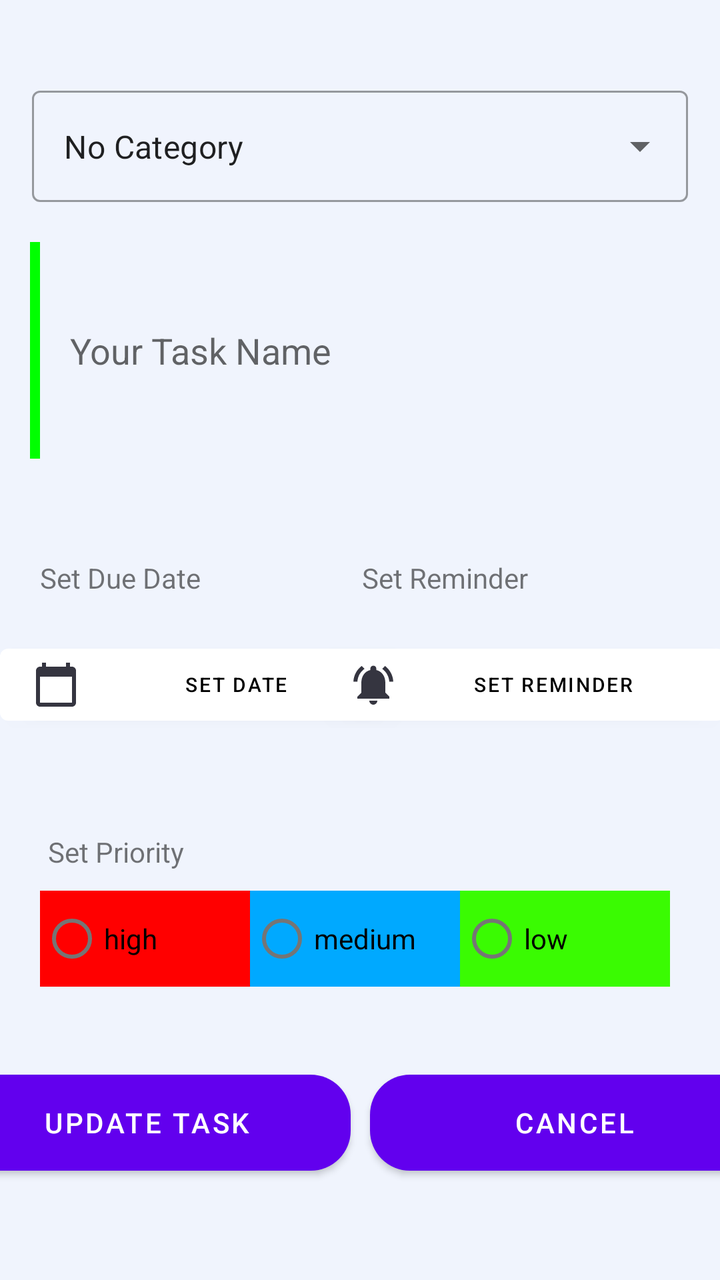
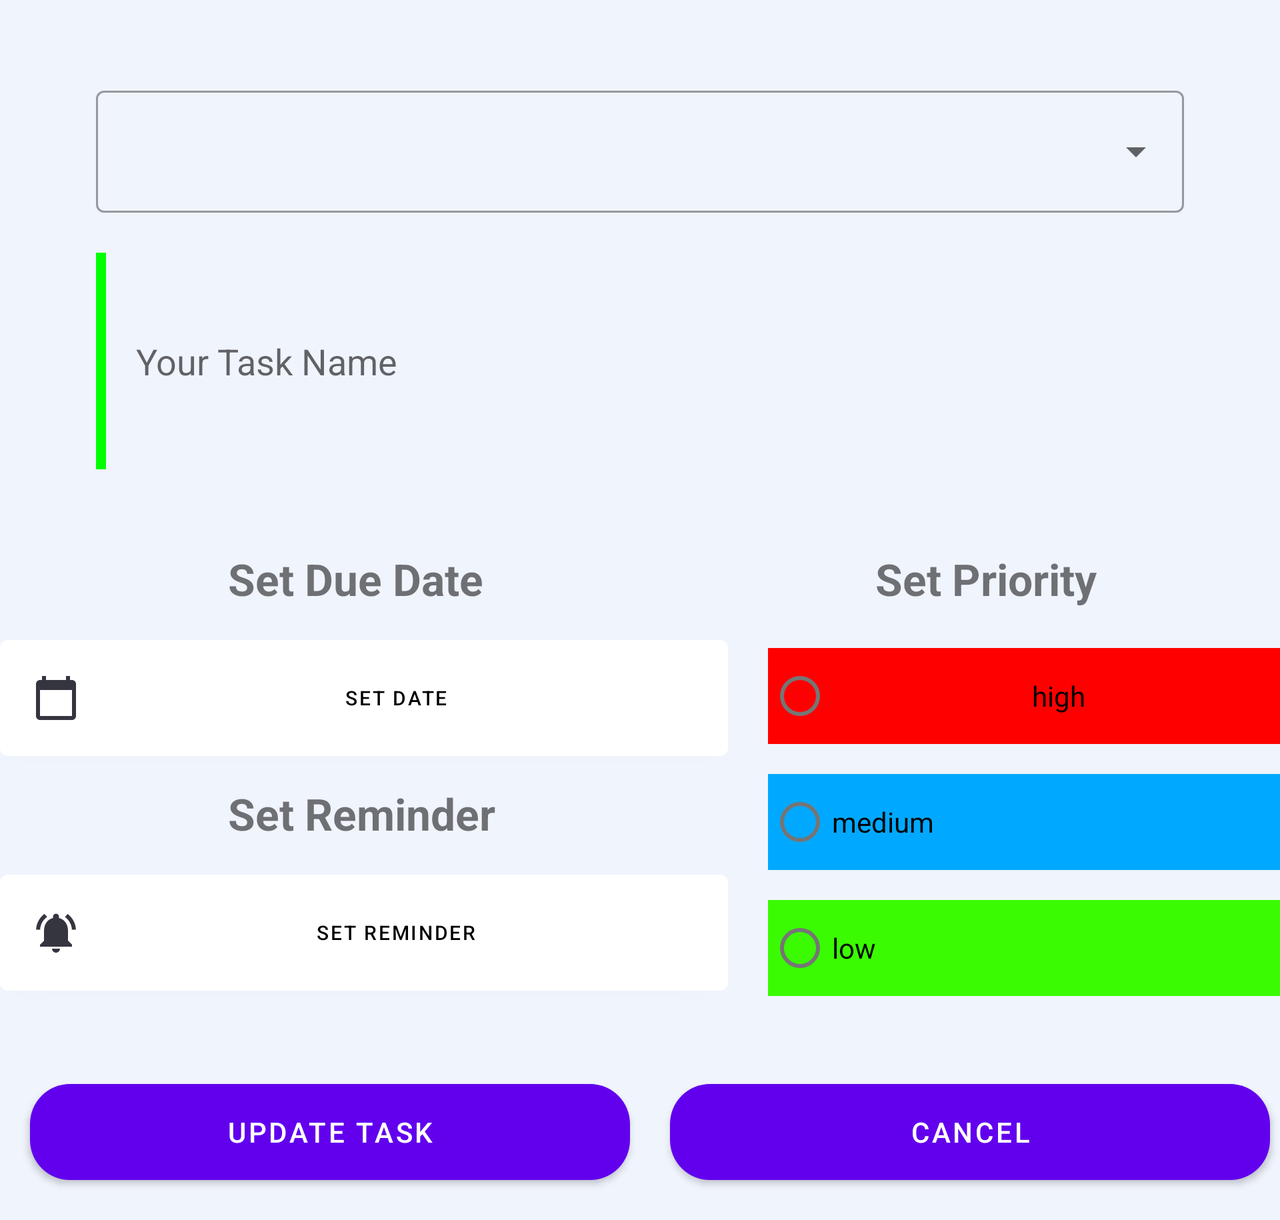

First picture: res/layout/ on a phone held upright. Second picture: the repository's own variant of that layout, on a device whose configuration matches the variant's folder. Source for both follows.
<!-- AndroidManifest.xml: application theme Theme.TodoApp -->
<!-- res/layout/activity_edit_task.xml -->
<?xml version="1.0" encoding="utf-8"?>
<androidx.constraintlayout.widget.ConstraintLayout xmlns:android="http://schemas.android.com/apk/res/android"
    xmlns:app="http://schemas.android.com/apk/res-auto"
    xmlns:tools="http://schemas.android.com/tools"
    android:layout_width="match_parent"
    android:layout_height="match_parent"
    android:background="#F0F4FD"
    tools:context=".EditTaskActivity">

    <com.google.android.material.textfield.TextInputLayout
        android:id="@+id/category_dropdown"
        style="@style/Widget.MaterialComponents.TextInputLayout.OutlinedBox.ExposedDropdownMenu"
        android:layout_width="match_parent"
        android:layout_height="wrap_content"
        android:layout_marginStart="16dp"
        android:layout_marginTop="40dp"
        android:layout_marginEnd="16dp"
        app:layout_constraintEnd_toEndOf="parent"
        app:layout_constraintStart_toStartOf="parent"
        app:layout_constraintTop_toTopOf="parent">

        <AutoCompleteTextView
            android:id="@+id/category_items"
            android:layout_width="match_parent"
            android:layout_height="wrap_content"
            android:layout_weight="1"
            android:inputType="none"
            android:text="No Category" />

    </com.google.android.material.textfield.TextInputLayout>

    <com.google.android.material.textfield.TextInputEditText
        android:id="@+id/task_title"
        android:layout_width="0dp"
        android:layout_height="wrap_content"
        android:layout_marginStart="15dp"
        android:layout_marginTop="20dp"
        android:layout_marginEnd="15dp"
        android:background="@null"
        android:hint="Your Task Name"
        android:lines="5"
        android:maxLines="5"
        android:paddingStart="20dp"
        app:layout_constraintEnd_toEndOf="parent"
        app:layout_constraintHorizontal_bias="1.0"
        app:layout_constraintStart_toStartOf="parent"
        app:layout_constraintTop_toBottomOf="@+id/category_dropdown" />

    <View
        android:id="@+id/View04"
        android:layout_width="5dp"
        android:layout_height="0dp"
        android:background="#0f0"
        app:layout_constraintBottom_toBottomOf="@+id/task_title"
        app:layout_constraintStart_toStartOf="@+id/task_title"
        app:layout_constraintTop_toTopOf="@+id/task_title" />

    <TextView
        android:id="@+id/textView2"
        android:layout_width="wrap_content"
        android:layout_height="wrap_content"
        android:layout_marginStart="20dp"
        android:layout_marginTop="50dp"
        android:text="Set Due Date"
        app:layout_constraintStart_toStartOf="parent"
        app:layout_constraintTop_toBottomOf="@+id/task_title" />

    <TextView
        android:id="@+id/textView3"
        android:layout_width="wrap_content"
        android:layout_height="wrap_content"
        android:layout_marginEnd="96dp"
        android:text="Set Reminder"
        app:layout_constraintBaseline_toBaselineOf="@+id/textView2"
        app:layout_constraintEnd_toEndOf="parent" />

    <Button
        android:id="@+id/update_date_picker"
        android:layout_width="204dp"
        android:layout_height="wrap_content"
        android:layout_marginTop="20dp"
        android:drawableLeft="@drawable/calendar"
        android:text="set date"
        android:textColor="@color/black"
        android:textSize="10sp"
        app:backgroundTint="#FFFFFF"
        app:layout_constraintEnd_toEndOf="@+id/textView2"
        app:layout_constraintEnd_toStartOf="@+id/task_reminder"
        app:layout_constraintHorizontal_bias="0.0"
        app:layout_constraintStart_toStartOf="parent"
        app:layout_constraintTop_toBottomOf="@+id/textView2" />

    <Button
        android:id="@+id/task_reminder"
        android:layout_width="204dp"
        android:layout_height="wrap_content"
        android:layout_marginEnd="20dp"
        android:drawableLeft="@drawable/reminder"
        android:text="set reminder"
        android:textColor="@color/black"
        android:textSize="10sp"
        app:backgroundTint="#FFFFFF"
        app:layout_constraintBaseline_toBaselineOf="@+id/update_date_picker"
        app:layout_constraintEnd_toEndOf="parent"
        app:layout_constraintHorizontal_bias="0.5"
        app:layout_constraintStart_toEndOf="@+id/update_date_picker"
        app:layout_constraintStart_toStartOf="@+id/textView3" />

    <TextView
        android:id="@+id/priority"
        android:layout_width="wrap_content"
        android:layout_height="wrap_content"
        android:layout_marginStart="24dp"
        android:layout_marginTop="50dp"
        android:text="Set Priority"
        app:layout_constraintStart_toStartOf="parent"
        app:layout_constraintTop_toBottomOf="@+id/update_date_picker" />

    <RadioGroup
        android:id="@+id/update_priority"
        android:layout_width="wrap_content"
        android:layout_height="wrap_content"
        android:layout_marginStart="20dp"
        android:layout_marginTop="10dp"
        android:orientation="horizontal"
        app:layout_constraintStart_toStartOf="parent"
        app:layout_constraintTop_toBottomOf="@+id/priority">

        <RadioButton
            android:id="@+id/high_priority"
            android:layout_width="105dp"
            android:layout_height="wrap_content"
            android:background="#FF0000"
            android:layout_weight="1"
            android:text="high" />

            <RadioButton
                android:id="@+id/medium_priority"
                android:layout_width="105dp"
                android:layout_height="wrap_content"
                android:layout_weight="1"
                android:background="#00A9FF"
                android:text="medium" />

            <RadioButton
                android:id="@+id/low_priority"
                android:layout_width="105dp"
                android:layout_height="wrap_content"
                android:layout_weight="1"
                android:background="#3AFB02"
                android:text="low" />
    </RadioGroup>

    <Button
        android:id="@+id/update_btn"
        android:layout_width="204dp"
        android:layout_height="wrap_content"
        android:layout_marginStart="10dp"
        android:layout_marginTop="44dp"
        android:background="@drawable/button_background"
        android:text="Update task"
        app:layout_constraintEnd_toStartOf="@+id/button"
        app:layout_constraintHorizontal_bias="0.5"
        app:layout_constraintStart_toStartOf="parent"
        app:layout_constraintTop_toBottomOf="@+id/update_priority" />

    <Button
        android:id="@+id/button"
        android:layout_width="204dp"
        android:layout_height="wrap_content"
        android:layout_marginStart="10dp"
        android:layout_marginEnd="10dp"
        android:background="@drawable/button_background"
        android:text="Cancel"
        app:layout_constraintBaseline_toBaselineOf="@+id/update_btn"
        app:layout_constraintEnd_toEndOf="parent"
        app:layout_constraintHorizontal_bias="0.5"
        app:layout_constraintStart_toEndOf="@+id/update_btn" />
    .
</androidx.constraintlayout.widget.ConstraintLayout>
<!-- resources referenced by this layout -->
<resources>
  <color name="black">#FF000000</color>
  <!-- drawable button_background (drawable) -->
  <?xml version="1.0" encoding="utf-8"?>
  <shape xmlns:android="http://schemas.android.com/apk/res/android" android:shape="rectangle" android:tint="#A8EB12">
      <solid android:color="@color/buttonbg"/>
      <corners android:radius="20dp" />
  </shape>
  <!-- drawable calendar (drawable) -->
  <vector android:height="24dp" android:tint="#353540"
      android:viewportHeight="24" android:viewportWidth="24"
      android:width="24dp" xmlns:android="http://schemas.android.com/apk/res/android">
      <path android:fillColor="@android:color/white" android:pathData="M20,3h-1L19,1h-2v2L7,3L7,1L5,1v2L4,3c-1.1,0 -2,0.9 -2,2v16c0,1.1 0.9,2 2,2h16c1.1,0 2,-0.9 2,-2L22,5c0,-1.1 -0.9,-2 -2,-2zM20,21L4,21L4,8h16v13z"/>
  </vector>
  <!-- drawable reminder (drawable) -->
  <vector android:height="24dp" android:tint="#353540"
      android:viewportHeight="24" android:viewportWidth="24"
      android:width="24dp" xmlns:android="http://schemas.android.com/apk/res/android">
      <path android:fillColor="@android:color/white" android:pathData="M7.58,4.08L6.15,2.65C3.75,4.48 2.17,7.3 2.03,10.5h2c0.15,-2.65 1.51,-4.97 3.55,-6.42zM19.97,10.5h2c-0.15,-3.2 -1.73,-6.02 -4.12,-7.85l-1.42,1.43c2.02,1.45 3.39,3.77 3.54,6.42zM18,11c0,-3.07 -1.64,-5.64 -4.5,-6.32L13.5,4c0,-0.83 -0.67,-1.5 -1.5,-1.5s-1.5,0.67 -1.5,1.5v0.68C7.63,5.36 6,7.92 6,11v5l-2,2v1h16v-1l-2,-2v-5zM12,22c0.14,0 0.27,-0.01 0.4,-0.04 0.65,-0.14 1.18,-0.58 1.44,-1.18 0.1,-0.24 0.15,-0.5 0.15,-0.78h-4c0.01,1.1 0.9,2 2.01,2z"/>
  </vector>
  <style name="Theme.TodoApp" parent="Theme.MaterialComponents.Light.DarkActionBar">
          
          <item name="colorPrimary">@color/purple_500</item>
          <item name="colorPrimaryVariant">@color/purple_700</item>
          <item name="colorOnPrimary">@color/white</item>
          
          <item name="colorSecondary">@color/teal_200</item>
          <item name="colorSecondaryVariant">@color/teal_700</item>
          <item name="colorOnSecondary">@color/black</item>
          
          <item name="android:statusBarColor" tools:targetApi="l">?attr/colorPrimaryVariant</item>
          
      </style>
  <color name="buttonbg">#A8EB12</color>
  <color name="purple_500">#FF6200EE</color>
  <color name="purple_700">#FF3700B3</color>
  <color name="white">#FFFFFFFF</color>
  <color name="teal_200">#FF03DAC5</color>
  <color name="teal_700">#FF018786</color>
</resources>
<!-- res/layout-land/activity_edit_task.xml (the repository's variant of the layout above) -->
<!-- drawn on the phone turned sideways -->
<?xml version="1.0" encoding="utf-8"?>
<ScrollView xmlns:app="http://schemas.android.com/apk/res-auto"
    xmlns:tools="http://schemas.android.com/tools"
    xmlns:android="http://schemas.android.com/apk/res/android"
    android:layout_width="match_parent"
    android:layout_height="match_parent">

    <androidx.constraintlayout.widget.ConstraintLayout
        android:layout_width="match_parent"
        android:layout_height="match_parent"
        android:background="@color/layoutbackground"
        tools:context=".EditTaskActivity">


        <com.google.android.material.textfield.TextInputLayout
            android:id="@+id/category_dropdown"
            style="@style/Widget.MaterialComponents.TextInputLayout.OutlinedBox.ExposedDropdownMenu"
            android:layout_width="match_parent"
            android:layout_height="wrap_content"
            android:layout_marginStart="48dp"
            android:layout_marginTop="40dp"
            android:layout_marginEnd="48dp"
            app:layout_constraintEnd_toEndOf="parent"
            app:layout_constraintStart_toStartOf="parent"
            app:layout_constraintTop_toTopOf="parent">

            <AutoCompleteTextView
                android:id="@+id/category_items"
                android:layout_width="match_parent"
                android:layout_height="wrap_content"
                android:layout_weight="1"
                android:inputType="none"
                android:textSize="20sp"
                android:textStyle="bold" />

        </com.google.android.material.textfield.TextInputLayout>

        <com.google.android.material.textfield.TextInputEditText
            android:id="@+id/task_title"
            android:layout_width="0dp"
            android:layout_height="wrap_content"
            android:layout_marginStart="48dp"
            android:layout_marginTop="20dp"
            android:layout_marginEnd="48dp"
            style="@style/addtask_editText_style"
            android:hint="@string/add_task_hint"
            app:layout_constraintEnd_toEndOf="parent"
            app:layout_constraintHorizontal_bias="1.0"
            app:layout_constraintStart_toStartOf="parent"
            app:layout_constraintTop_toBottomOf="@+id/category_dropdown" />

        <View
            android:id="@+id/View04"
            android:layout_width="5dp"
            android:layout_height="0dp"
            android:background="@color/verticallinecolor"
            app:layout_constraintBottom_toBottomOf="@+id/task_title"
            app:layout_constraintStart_toStartOf="@+id/task_title"
            app:layout_constraintTop_toTopOf="@+id/task_title" />


        <TextView
            android:id="@+id/textView2"
            android:layout_width="wrap_content"
            android:layout_height="wrap_content"
            android:layout_marginStart="76dp"
            android:layout_marginTop="40dp"
            android:layout_marginEnd="40dp"
            android:text="@string/set_due_date"
            android:textSize="22sp"
            android:textStyle="bold"
            app:layout_constraintEnd_toStartOf="@+id/update_priority"
            app:layout_constraintHorizontal_bias="0.271"
            app:layout_constraintStart_toStartOf="parent"
            app:layout_constraintTop_toBottomOf="@+id/task_title" />

        <TextView
            android:id="@+id/textView3"
            android:layout_width="wrap_content"
            android:layout_height="wrap_content"
            android:layout_marginStart="16dp"
            android:layout_marginTop="8dp"
            android:text="@string/set_reminder"
            android:textSize="22sp"
            android:textStyle="bold"
            app:layout_constraintEnd_toStartOf="@+id/update_priority"
            app:layout_constraintHorizontal_bias="0.418"
            app:layout_constraintStart_toStartOf="parent"
            app:layout_constraintTop_toBottomOf="@+id/update_date_picker" />

        <Button
            android:id="@+id/update_date_picker"
            android:layout_width="364dp"
            android:layout_height="70dp"
            android:layout_marginTop="10dp"
            android:drawableLeft="@drawable/calendar"
            android:text="@string/set_date"
            android:textColor="@color/black"
            android:textSize="10sp"
            app:backgroundTint="@color/white"
            app:layout_constraintStart_toStartOf="parent"
            app:layout_constraintTop_toBottomOf="@+id/textView2" />

        <Button
            android:id="@+id/task_reminder"
            android:layout_width="364dp"
            android:layout_height="70dp"
            android:layout_marginTop="10dp"
            android:drawableLeft="@drawable/reminder"
            android:text="@string/set_reminder"
            android:textColor="@color/black"
            android:textSize="10sp"
            app:backgroundTint="@color/white"
            app:layout_constraintStart_toStartOf="parent"
            app:layout_constraintTop_toBottomOf="@+id/textView3" />


        <TextView
            android:id="@+id/priority"
            android:layout_width="wrap_content"
            android:layout_height="wrap_content"
            android:layout_marginStart="50dp"
            android:layout_marginEnd="40dp"
            android:text="@string/set_priority"
            android:textSize="22sp"
            android:textStyle="bold"
            app:layout_constraintBaseline_toBaselineOf="@+id/textView2"
            app:layout_constraintEnd_toEndOf="parent"
            app:layout_constraintHorizontal_bias="0.738"
            app:layout_constraintStart_toEndOf="@+id/textView2" />

        <RadioGroup
            android:id="@+id/update_priority"
            android:layout_width="0dp"
            android:layout_height="wrap_content"
            android:layout_marginTop="20dp"
            android:layout_marginStart="20dp"
            android:orientation="vertical"
            app:layout_constraintEnd_toEndOf="parent"
            app:layout_constraintStart_toEndOf="@+id/update_date_picker"
            app:layout_constraintTop_toBottomOf="@+id/priority">


            <RadioButton
                android:id="@+id/high_priority"
                android:layout_width="match_parent"
                android:layout_height="wrap_content"
                android:layout_weight="1"
                android:background="@color/highprioritycolor"
                android:paddingStart="100dp"
                android:text="@string/high_priority"
                tools:ignore="RtlSymmetry" />

            <RadioButton
                android:id="@+id/medium_priority"
                android:layout_width="match_parent"
                android:layout_height="wrap_content"
                android:layout_weight="1"
                android:layout_marginTop="15dp"
                android:background="@color/mediumprioritycolor"
                android:text="@string/medium_priority" />

            <RadioButton
                android:id="@+id/low_priority"
                android:layout_width="match_parent"
                android:layout_height="wrap_content"
                android:layout_weight="1"
                android:layout_marginTop="15dp"
                android:background="@color/lowprioritycolor"
                android:text="@string/low_priority" />
        </RadioGroup>

        <Button
            android:id="@+id/update_btn"
            android:layout_width="300dp"
            android:layout_height="wrap_content"
            android:layout_marginStart="50dp"
            android:layout_marginTop="44dp"
            android:layout_marginBottom="20dp"
            android:background="@drawable/button_background"
            android:text="@string/update_task"
            app:layout_constraintBottom_toBottomOf="parent"
            app:layout_constraintEnd_toStartOf="@+id/button"
            app:layout_constraintHorizontal_bias="0.5"
            app:layout_constraintStart_toStartOf="parent"
            app:layout_constraintTop_toBottomOf="@+id/update_priority" />

        <Button
            android:id="@+id/button"
            android:layout_width="300dp"
            android:layout_height="wrap_content"
            android:layout_marginStart="20dp"
            android:layout_marginEnd="40dp"
            android:background="@drawable/button_background"
            android:text="@string/cancel_title"
            app:layout_constraintBaseline_toBaselineOf="@+id/update_btn"
            app:layout_constraintEnd_toEndOf="parent"
            app:layout_constraintHorizontal_bias="0.5"
            app:layout_constraintStart_toEndOf="@+id/update_btn" />

    </androidx.constraintlayout.widget.ConstraintLayout>
</ScrollView>
<!-- resources referenced by the variant -->
<!-- as the phone turned sideways resolves them -->
<resources>
  <color name="black">#FF000000</color>
  <color name="highprioritycolor">#FF0000</color>
  <color name="layoutbackground">#F0F4FD</color>
  <color name="lowprioritycolor">#3AFB02</color>
  <color name="mediumprioritycolor">#00A9FF</color>
  <color name="verticallinecolor">#0f0</color>
  <color name="white">#FFFFFFFF</color>
  <!-- drawable button_background (drawable) -->
  <?xml version="1.0" encoding="utf-8"?>
  <shape xmlns:android="http://schemas.android.com/apk/res/android" android:shape="rectangle" android:tint="#A8EB12">
      <solid android:color="@color/buttonbg"/>
      <corners android:radius="20dp" />
  </shape>
  <!-- drawable calendar (drawable) -->
  <vector android:height="24dp" android:tint="#353540"
      android:viewportHeight="24" android:viewportWidth="24"
      android:width="24dp" xmlns:android="http://schemas.android.com/apk/res/android">
      <path android:fillColor="@android:color/white" android:pathData="M20,3h-1L19,1h-2v2L7,3L7,1L5,1v2L4,3c-1.1,0 -2,0.9 -2,2v16c0,1.1 0.9,2 2,2h16c1.1,0 2,-0.9 2,-2L22,5c0,-1.1 -0.9,-2 -2,-2zM20,21L4,21L4,8h16v13z"/>
  </vector>
  <!-- drawable reminder (drawable) -->
  <vector android:height="24dp" android:tint="#353540"
      android:viewportHeight="24" android:viewportWidth="24"
      android:width="24dp" xmlns:android="http://schemas.android.com/apk/res/android">
      <path android:fillColor="@android:color/white" android:pathData="M7.58,4.08L6.15,2.65C3.75,4.48 2.17,7.3 2.03,10.5h2c0.15,-2.65 1.51,-4.97 3.55,-6.42zM19.97,10.5h2c-0.15,-3.2 -1.73,-6.02 -4.12,-7.85l-1.42,1.43c2.02,1.45 3.39,3.77 3.54,6.42zM18,11c0,-3.07 -1.64,-5.64 -4.5,-6.32L13.5,4c0,-0.83 -0.67,-1.5 -1.5,-1.5s-1.5,0.67 -1.5,1.5v0.68C7.63,5.36 6,7.92 6,11v5l-2,2v1h16v-1l-2,-2v-5zM12,22c0.14,0 0.27,-0.01 0.4,-0.04 0.65,-0.14 1.18,-0.58 1.44,-1.18 0.1,-0.24 0.15,-0.5 0.15,-0.78h-4c0.01,1.1 0.9,2 2.01,2z"/>
  </vector>
  <string name="add_task_hint">Your Task Name</string>
  <string name="cancel_title">Cancel</string>
  <string name="high_priority">high</string>
  <string name="low_priority">low</string>
  <string name="medium_priority">medium</string>
  <string name="set_date">set date</string>
  <string name="set_due_date">Set Due Date</string>
  <string name="set_priority">Set Priority</string>
  <string name="set_reminder">Set Reminder</string>
  <string name="update_task">Update task</string>
  <style name="addtask_editText_style">
          <item name="android:layout_marginStart">15dp</item>
          <item name="android:layout_marginTop">20dp</item>
          <item name="android:layout_marginEnd">15dp</item>
          <item name="android:background">@null</item>
          <item name="android:lines">5</item>
          <item name="android:maxLines">5</item>
          <item name="android:paddingStart">20dp</item>
          <item name="android:paddingEnd">10dp</item>
      </style>
  <style name="Theme.TodoApp" parent="Theme.MaterialComponents.Light.DarkActionBar">
          
          <item name="colorPrimary">@color/purple_500</item>
          <item name="colorPrimaryVariant">@color/purple_700</item>
          <item name="colorOnPrimary">@color/white</item>
          
          <item name="colorSecondary">@color/teal_200</item>
          <item name="colorSecondaryVariant">@color/teal_700</item>
          <item name="colorOnSecondary">@color/black</item>
          
          <item name="android:statusBarColor" tools:targetApi="l">?attr/colorPrimaryVariant</item>
          
      </style>
  <color name="buttonbg">#A8EB12</color>
  <color name="purple_500">#FF6200EE</color>
  <color name="purple_700">#FF3700B3</color>
  <color name="teal_200">#FF03DAC5</color>
  <color name="teal_700">#FF018786</color>
</resources>
